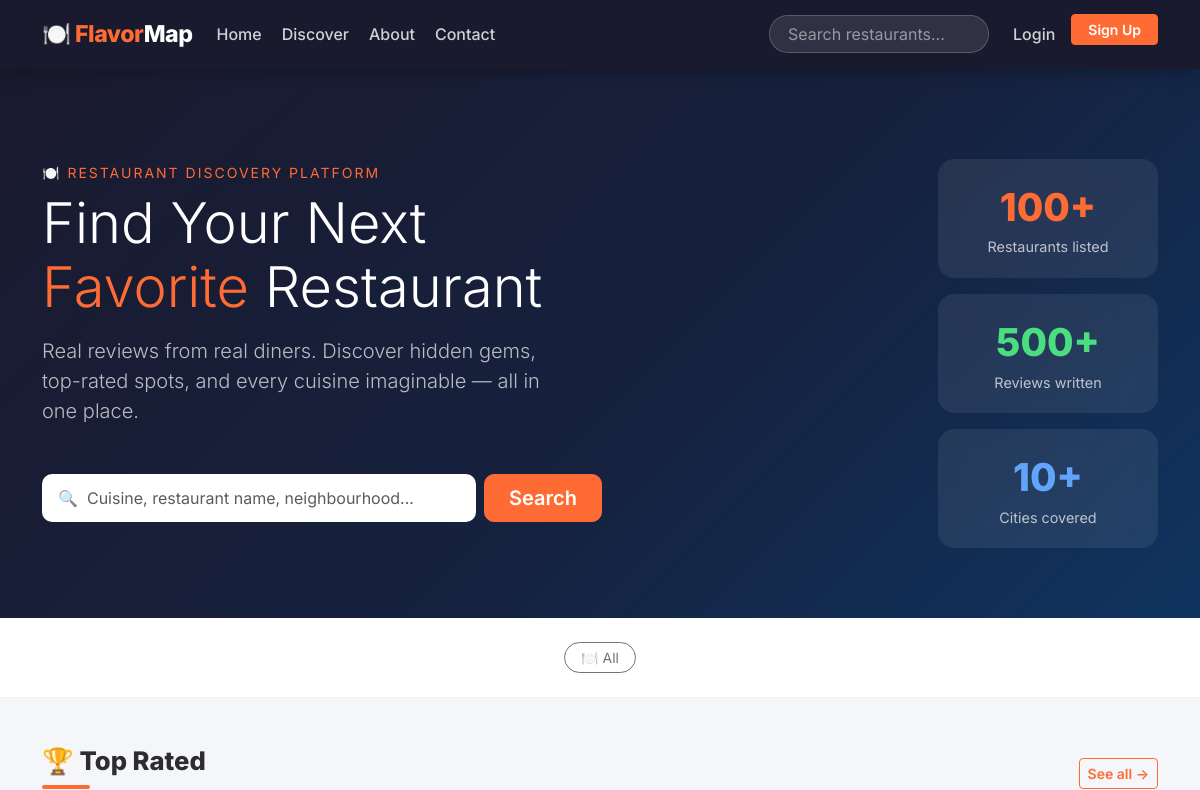
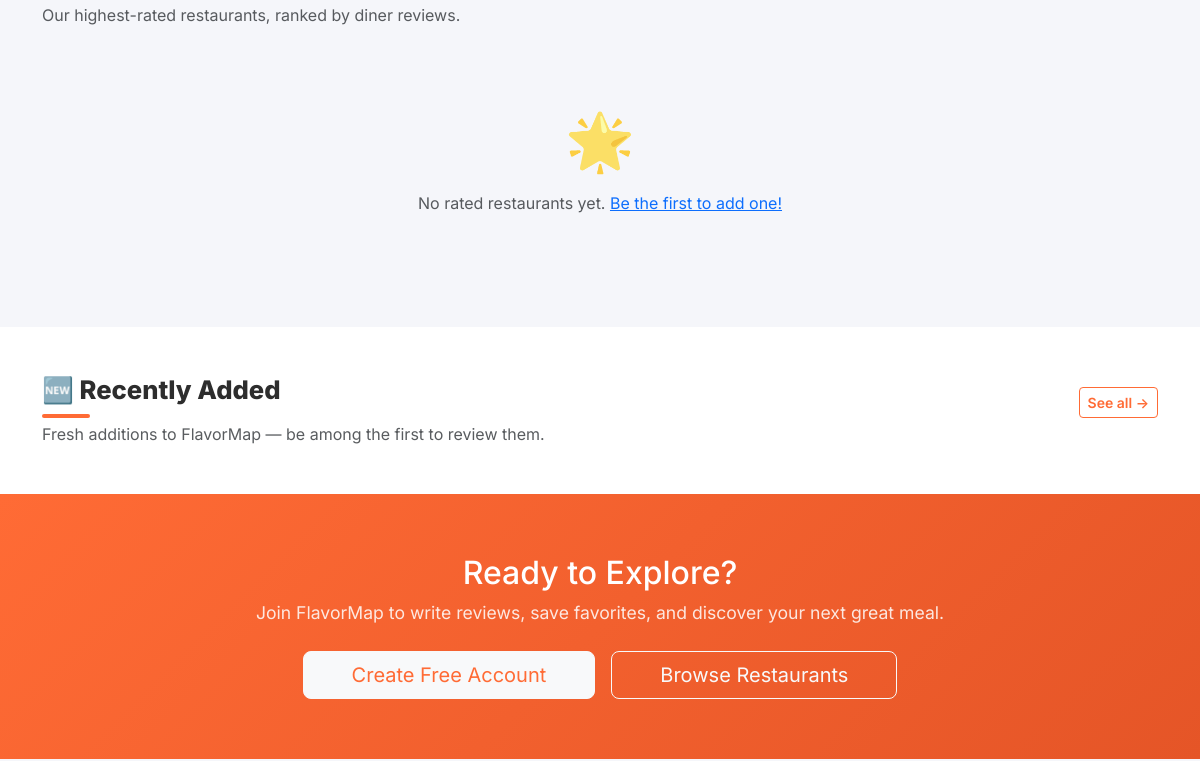
Before: / (upper part) with the older database file (2 pictures, top to bottom).
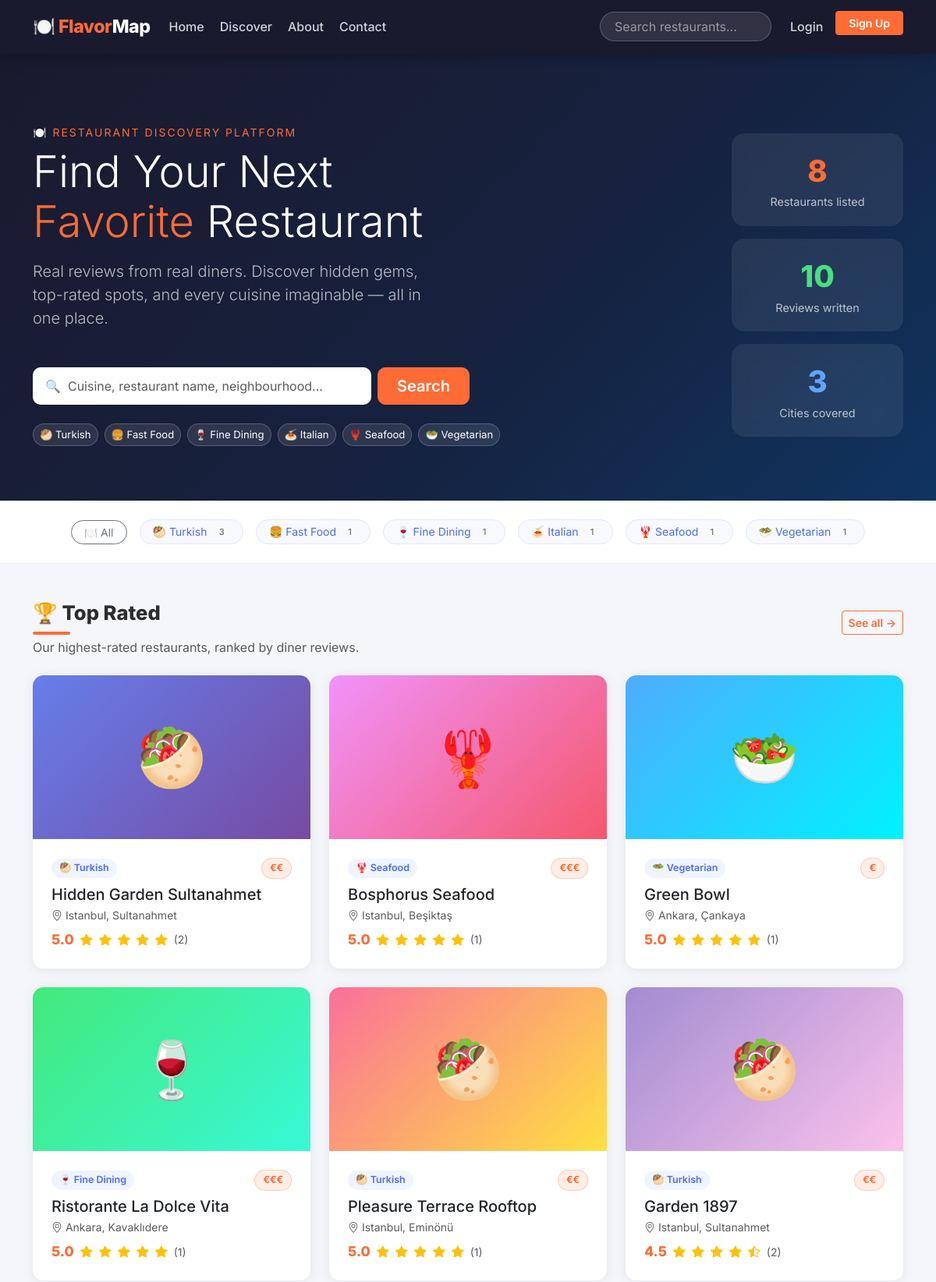
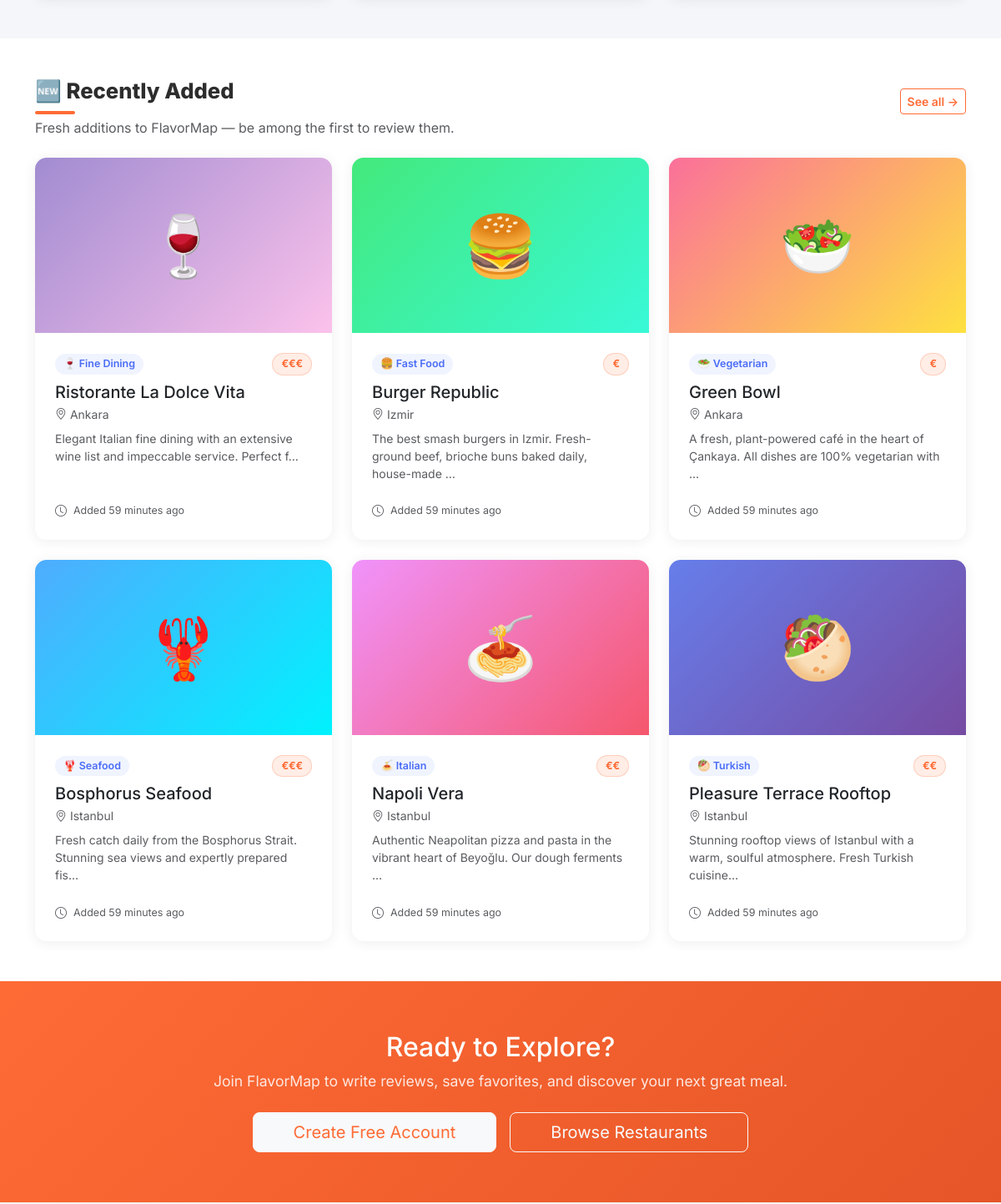
After: the same page with the newer database file (2 pictures, top to bottom).
### restaurants/models.py (models this page shows, shortened)
class Category(models.Model):
    name = models.CharField(max_length=100)
    slug = models.SlugField(unique=True)
    icon = models.CharField(max_length=10, default='🍽️')
    description = models.TextField(blank=True)
    created_at = models.DateTimeField(auto_now_add=True)
    class Meta:
        verbose_name_plural = 'categories'
        ordering = ['name']

class Restaurant(models.Model):
    PRICE_CHOICES = [
        ('€',   '€ — Budget-friendly'),
        ('€€',  '€€ — Mid-range'),
        ('€€€', '€€€ — Fine Dining'),
    ]
    name = models.CharField(max_length=200)
    description = models.TextField()
    address = models.CharField(max_length=300)
    city = models.CharField(max_length=100)
    district = models.CharField(max_length=100, blank=True)
    phone = models.CharField(max_length=30, blank=True)
    email = models.EmailField(blank=True)
    website = models.URLField(blank=True)
    price_range = models.CharField(max_length=5, choices=PRICE_CHOICES, default='€€')
    category = models.ForeignKey(
        Category, on_delete=models.SET_NULL, null=True,
        related_name='restaurants'
    )
    owner = models.ForeignKey(
        User, on_delete=models.SET_NULL, null=True, blank=True,
        related_name='owned_restaurants'
    )
    is_claimed = models.BooleanField(default=False)
    latitude = models.DecimalField(max_digits=9, decimal_places=6, null=True, blank=True)
    longitude = models.DecimalField(max_digits=9, decimal_places=6, null=True, blank=True)
    main_photo = models.ImageField(upload_to='restaurants/main/', blank=True, null=True)
    created_at = models.DateTimeField(auto_now_add=True)
    updated_at = models.DateTimeField(auto_now=True)
    class Meta:
        ordering = ['-created_at']

### restaurants/views.py (the view)
# urls.py: path('',           views.home,            name='home'),
def home(request):
    top_rated = (
        Restaurant.objects
        .annotate(avg_r=Avg('reviews__rating'), rev_count=Count('reviews'))
        .filter(rev_count__gt=0)
        .order_by('-avg_r', '-rev_count')[:6]
    )
    newest = Restaurant.objects.select_related('category').order_by('-created_at')[:6]
    categories = (
        Category.objects
        .annotate(count=Count('restaurants'))
        .order_by('-count')
    )
    hero_stats = {
        'restaurants': Restaurant.objects.count() or '100+',
        'reviews':     Review.objects.count() or '500+',
        'cities':      Restaurant.objects.values('city').distinct().count() or '10+',
    }
    context = {
        'page_title': 'Discover Great Restaurants',
        'top_rated': top_rated,
        'newest': newest,
        'categories': categories,
        'hero_stats': hero_stats,
    }
    return render(request, 'restaurants/home.html', context)

### restaurants/templatetags/restaurant_tags.py (called while the page is built)
@register.filter
def bs_stars(avg):
    avg   = float(avg or 0)
    full  = int(avg)
    half  = 1 if (avg - full) >= 0.5 else 0
    empty = 5 - full - half
    html  = ''
    html += '<i class="bi bi-star-fill text-warning"></i>' * full
    html += '<i class="bi bi-star-half text-warning"></i>' * half
    html += '<i class="bi bi-star text-secondary"></i>'    * empty
    return mark_safe(html)

### restaurants/templates/restaurants/home.html (shortened to what the changed rows need)
{% extends 'restaurants/base.html' %}
{% load restaurant_tags %}
{% block content %}
<section style="background: linear-gradient(135deg, var(--fm-dark) 0%, #16213e 55%, #0f3460 100%); padding: 90px 0 70px; color: #fff;">
  <div class="container">
    <div class="row align-items-center">
      <div class="col-lg-7">
        <h1 class="display-4 fw-800 mb-3" style="line-height: 1.15;">
          Find Your Next<br>
          <span style="color: var(--fm-orange);">Favorite</span> Restaurant
        </h1>
        <div class="d-flex flex-wrap gap-2 mt-4">
          {% for cat in categories %}
          <a href="{% url 'restaurant_list' %}?category={{ cat.slug }}"
             class="btn btn-sm"
             style="background: rgba(255,255,255,.1); color: #fff; border: 1px solid rgba(255,255,255,.2); border-radius: 20px; font-size: .82rem;">
            {{ cat.icon }} {{ cat.name }}
          </a>
          {% endfor %}
        </div>
      </div>
      <div class="col-lg-5 d-none d-lg-flex justify-content-end">
        <div class="d-flex flex-column gap-3" style="min-width: 220px;">
          <div style="background: rgba(255,255,255,.08); backdrop-filter: blur(10px); border-radius: 16px; padding: 20px 24px; text-align: center;">
            <div style="font-size: 2.4rem; font-weight: 800; color: var(--fm-orange);">{{ hero_stats.restaurants }}</div>
            <div style="color: rgba(255,255,255,.7); font-size: .9rem;">Restaurants listed</div>
          </div>
          <div style="background: rgba(255,255,255,.08); backdrop-filter: blur(10px); border-radius: 16px; padding: 20px 24px; text-align: center;">
            <div style="font-size: 2.4rem; font-weight: 800; color: #4ade80;">{{ hero_stats.reviews }}</div>
            <div style="color: rgba(255,255,255,.7); font-size: .9rem;">Reviews written</div>
          </div>
          <div style="background: rgba(255,255,255,.08); backdrop-filter: blur(10px); border-radius: 16px; padding: 20px 24px; text-align: center;">
            <div style="font-size: 2.4rem; font-weight: 800; color: #60a5fa;">{{ hero_stats.cities }}</div>
            <div style="color: rgba(255,255,255,.7); font-size: .9rem;">Cities covered</div>
          </div>
        </div>
      </div>
    </div>
  </div>
</section>
<section class="py-4" style="background: #fff; border-bottom: 1px solid #f0f0f0;">
  <div class="container">
    <div class="d-flex gap-3 flex-wrap align-items-center justify-content-center">
      <a href="{% url 'restaurant_list' %}" class="btn btn-sm btn-outline-secondary rounded-pill px-3 fw-600">
        🍽️ All
      </a>
      {% for cat in categories %}
      <a href="{% url 'restaurant_list' %}?category={{ cat.slug }}"
         class="btn btn-sm rounded-pill px-3 fw-600"
         style="background: #f8f9ff; color: #4a6cf7; border: 1px solid #e0e7ff;">
        {{ cat.icon }} {{ cat.name }}
        {% if cat.count %}<span class="ms-1 badge bg-light text-secondary" style="font-weight:500; font-size:.7rem;">{{ cat.count }}</span>{% endif %}
      </a>
      {% endfor %}
    </div>
  </div>
</section>
<section class="py-5">
  <div class="container">
    <div class="d-flex justify-content-between align-items-end mb-1">
      <h2 class="section-title mb-0">🏆 Top Rated</h2>
    </div>
    <div class="row g-4">
      {% for r in top_rated %}
      <div class="col-sm-6 col-lg-4">
        <div class="fm-card card h-100">
          {% if r.main_photo %}
          <img src="{{ r.main_photo.url }}" class="card-img-top" alt="{{ r.name }}">
          {% else %}
          <div class="fm-card-placeholder"
               style="background: linear-gradient(135deg,
                 {% cycle '#667eea,#764ba2' '#f093fb,#f5576c' '#4facfe,#00f2fe' '#43e97b,#38f9d7' '#fa709a,#fee140' '#a18cd1,#fbc2eb' %});">
            {{ r.category.icon }}
          </div>
          {% endif %}
          <div class="card-body p-4 d-flex flex-column">
            <div class="d-flex justify-content-between align-items-center mb-2">
              <span class="badge-category">{{ r.category.icon }} {{ r.category.name }}</span>
              <span class="badge-price">{{ r.price_range }}</span>
            </div>
            <h5 class="fw-700 mb-1">
              <a href="{% url 'restaurant_detail' r.pk %}" class="text-dark text-decoration-none stretched-link">
                {{ r.name }}
              </a>
            </h5>
            <p class="text-muted small mb-2">
              <i class="bi bi-geo-alt"></i>
              {{ r.city }}{% if r.district %}, {{ r.district }}{% endif %}
            </p>
            <div class="d-flex align-items-center gap-2 mt-auto">
              <span class="rating-number">{{ r.avg_r|floatformat:1 }}</span>
              {{ r.avg_r|bs_stars }}
              <span class="text-muted small">({{ r.rev_count }})</span>
            </div>
          </div>
        </div>
      </div>
      {% empty %}
      <div class="col-12 text-center py-5 text-muted">
        <div style="font-size: 3.5rem;">🌟</div>
        <p class="mt-2">No rated restaurants yet. <a href="{% url 'restaurant_create' %}">Be the first to add one!</a></p>
      </div>
      {% endfor %}
    </div>
  </div>
</section>
<section class="py-5" style="background: #fff;">
  <div class="container">
    <div class="d-flex justify-content-between align-items-end mb-1">
      <h2 class="section-title mb-0">🆕 Recently Added</h2>
    </div>
    <div class="row g-4">
      {% for r in newest %}
      <div class="col-sm-6 col-lg-4">
        <div class="fm-card card h-100">
          {% if r.main_photo %}
          <img src="{{ r.main_photo.url }}" class="card-img-top" alt="{{ r.name }}">
          {% else %}
          <div class="fm-card-placeholder"
               style="background: linear-gradient(135deg,
                 {% cycle '#a18cd1,#fbc2eb' '#43e97b,#38f9d7' '#fa709a,#fee140' '#4facfe,#00f2fe' '#f093fb,#f5576c' '#667eea,#764ba2' %});">
            {{ r.category.icon }}
          </div>
          {% endif %}
          <div class="card-body p-4 d-flex flex-column">
            <div class="d-flex justify-content-between align-items-center mb-2">
              <span class="badge-category">{{ r.category.icon }} {{ r.category.name }}</span>
              <span class="badge-price">{{ r.price_range }}</span>
            </div>
            <h5 class="fw-700 mb-1">
              <a href="{% url 'restaurant_detail' r.pk %}" class="text-dark text-decoration-none stretched-link">
                {{ r.name }}
              </a>
            </h5>
            <p class="text-muted small mb-2">
              <i class="bi bi-geo-alt"></i> {{ r.city }}
            </p>
            <p class="text-muted small flex-grow-1">{{ r.description|truncatechars:90 }}</p>
            <div class="d-flex align-items-center gap-2 mt-2">
              <i class="bi bi-clock text-muted small"></i>
              <span class="text-muted" style="font-size:.78rem;">Added {{ r.created_at|timesince }} ago</span>
            </div>
          </div>
        </div>
      </div>
      {% endfor %}
    </div>
  </div>
</section>
{% if not user.is_authenticated %}
<section style="background: linear-gradient(135deg, var(--fm-orange) 0%, #e55527 100%); padding: 60px 0; color: #fff;">
  <div class="container text-center">
    <h2 class="fw-800 mb-2">Ready to Explore?</h2>
  </div>
</section>
{% endif %}
{% endblock %}

Changed rows visible on the page:
added Category: icon "🥙", name "Turkish", count "3"
added Category: icon "🍔", name "Fast Food", count "1"
added Category: icon "🍷", name "Fine Dining", count "1"
added Category: icon "🍝", name "Italian", count "1"
added Category: icon "🦞", name "Seafood", count "1"
added Category: icon "🥗", name "Vegetarian", count "1"
added Restaurant: category.icon "🥙", category.name "Turkish", price_range "€€", name "Hidden Garden Sultanahmet", city "Istanbul", district "Sultanahmet", avg_r "5.0", rev_count "2", shown under "🏆 Top Rated"
added Restaurant: category.icon "🦞", category.name "Seafood", price_range "€€€", name "Bosphorus Seafood", city "Istanbul", district "Beşiktaş", avg_r "5.0", rev_count "1", description "Fresh catch daily from the Bosphorus Strait. Stunning sea views and expertly prepared fis…", created_at "59 minutes"
added Restaurant: category.icon "🥗", category.name "Vegetarian", price_range "€", name "Green Bowl", city "Ankara", district "Çankaya", avg_r "5.0", rev_count "1", description "A fresh, plant-powered café in the heart of Çankaya. All dishes are 100% vegetarian with …", created_at "59 minutes"
added Restaurant: category.icon "🍷", category.name "Fine Dining", price_range "€€€", name "Ristorante La Dolce Vita", city "Ankara", district "Kavaklıdere", avg_r "5.0", rev_count "1", description "Elegant Italian fine dining with an extensive wine list and impeccable service. Perfect f…", created_at "59 minutes"
added Restaurant: category.icon "🥙", category.name "Turkish", price_range "€€", name "Pleasure Terrace Rooftop", city "Istanbul", district "Eminönü", avg_r "5.0", rev_count "1", description "Stunning rooftop views of Istanbul with a warm, soulful atmosphere. Fresh Turkish cuisine…", created_at "59 minutes"
added Restaurant: category.icon "🥙", category.name "Turkish", price_range "€€", name "Garden 1897", city "Istanbul", district "Sultanahmet", avg_r "4.5", rev_count "2", shown under "🏆 Top Rated"
added Restaurant: category.icon "🍔", category.name "Fast Food", price_range "€", name "Burger Republic", city "Izmir", description "The best smash burgers in Izmir. Fresh-ground beef, brioche buns baked daily, house-made …", created_at "59 minutes", shown under "🆕 Recently Added"
added Restaurant: category.icon "🍝", category.name "Italian", price_range "€€", name "Napoli Vera", city "Istanbul", description "Authentic Neapolitan pizza and pasta in the vibrant heart of Beyoğlu. Our dough ferments …", created_at "59 minutes", shown under "🆕 Recently Added"
Other visible differences:
{{ hero_stats.restaurants }}: "100+" → "8"
{{ hero_stats.reviews }}: "500+" → "10"
{{ hero_stats.cities }}: "10+" → "3"
text no longer shown: "🌟 No rated restaurants yet. Be the first to add one!"
